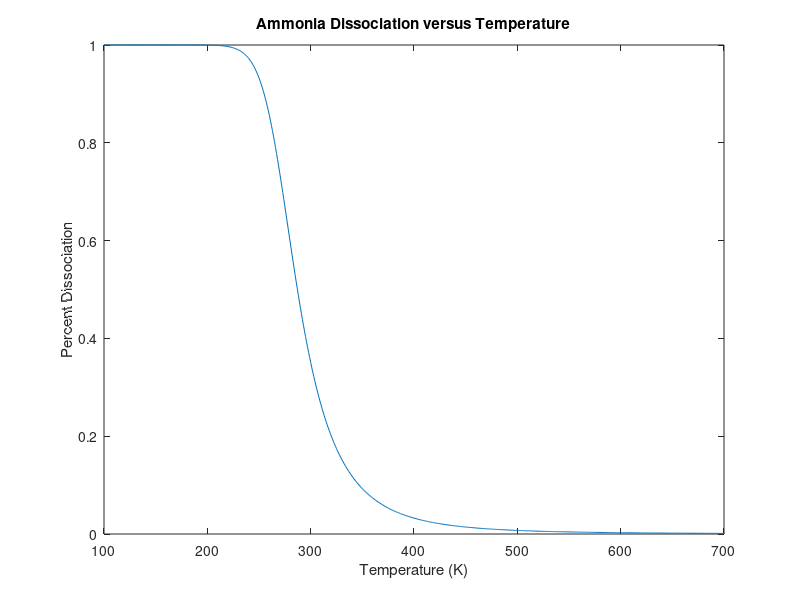

Write MATLAB code to recreate this figure.
%Dissociation.m

% 2NH3 <-> 3H2 + N2

hf_NH3 = -45.9; sf_NH3 = 0.19277;		
hf_H2 = 0;      sf_H2 = 0.1306;			
hf_N2 = 0;      sf_N2 = 0.19161;		

% Calculate entropy
s = sf_NH3 - 1.5*sf_H2 - 0.5*sf_N2

% Calculate enthalpy
h = hf_NH3;

% Gibbs free energy of formation
g = h - 298*s;

% Calculating equilibrium constant					
lnK0 = -g*1000*1000/8315/298;
K0 = exp(lnK0);

% Calculating equilibrium constant at a different temperature
% Take standard reaction enthalpy of ammonia as a constant
hf = -45.9;
t = 100:1:1000+273;
lnK = lnK0 - hf.*(1000*1000/8315).*(1./t-1/298);
K = exp(lnK);

% calculate the value of decomposed NH3	
% Assume volume is constant in heat exchanger
p = (1.013*10^5/8315).*t;
%p = 1;
alpha = sqrt(4*K./(3*sqrt(3).*p+4*K));

figure(1)
clf
plot(t,alpha)

title('Ammonia Dissociation versus Temperature')
xlabel('Temperature (K)')
ylabel('Percent Dissociation');
xlim([100 700]);   